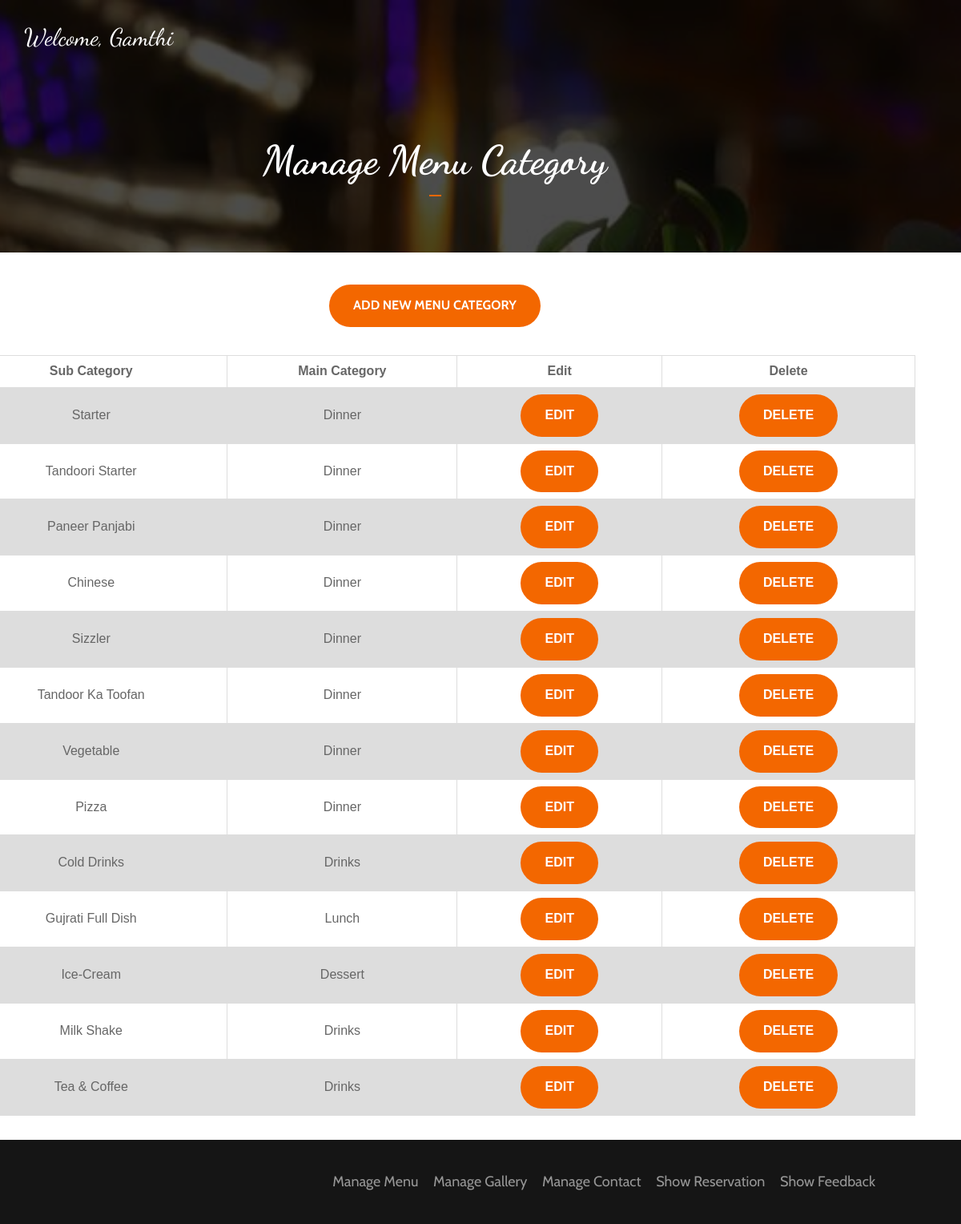
Screenshot of /Project/Project/risotto/Admin/mainmenu.php (signed in) with the database file from the repository.
### tables this page shows
CREATE TABLE `menu` (
  `sub_category_id` int(11) NOT NULL,
  `sub_category` varchar(255) NOT NULL,
  `main_category` varchar(255) NOT NULL
);

### Project/Project/risotto/Admin/mainmenu.php (the view, shortened to what this page needs)
<?php include("config.php");
?>
						<?php
include("header.php")
?>
<div class="banner-area">
			<div class="bg-image bg-parallax overlay" style="background-image:url(../img/IMG-20180708-WA0010.jpg)"></div>
			<div class="container">
				<div class="row">
					<div class="col-md-12 text-center">
						<h2 class="white-text title">Manage Menu Category</h2>
					</div>
				</div>
			</div>
		</div>
			<div class="container">
			<div class="row"style="margin-top: 30px; margin-bottom: 30px;">
			<center><a href="add_mainmenu.php"><button class='main-button' style='margin-top:10px;margin-bottom:35px;' name='edit'>Add New Menu Category</button></a></center>
				<div class="row">
					<form method="post">
					<?php $query = "select * from menu";
					$res = mysqli_query($db, $query);
					if(mysqli_num_rows($res) > 0) {
						echo "<table>
							<tr>
							<th>Sub Category</th>
							<th>Main Category</th>
							<th>Edit</th>
							<th>Delete</th>
						  </tr>";
						while($row = mysqli_fetch_array($res)) {
				?><tr>
				<td><?php echo $row['sub_category']; ?></td>
				<td><?php echo $row['main_category']; ?></td>
				<td><a href="edit_mainmenu.php?edit_sub_category_id=<?php echo $row['sub_category_id']; ?>" class="main-button">Edit</a></td>
				<td><a href="mainmenu.php?delete_sub_category_id=<?php echo $row['sub_category_id']; ?>" class="main-button" onclick="return confirm('Are You Sure To Delete This Item ?' )">Delete</a></td>
				</tr> <?php
						}
						echo "</table>";
					}
					?>
					</form>
				</div>
			</div>
		</div>
<?php   include("footer.php")  ?>

### Project/Project/risotto/Admin/header.php (shortened to what this page needs)
<!DOCTYPE html>
<html lang="en">
	<head>
		<link type="text/css" rel="stylesheet" href="css/bootstrap.min.css"/>
		<link type="text/css" rel="stylesheet" href="css/owl.carousel.css" />
		<link type="text/css" rel="stylesheet" href="css/owl.theme.default.css" />
		<link rel="stylesheet" href="css/font-awesome.min.css">
		<link type="text/css" rel="stylesheet" href="css/style.css"/>
    </head>
	<body>
		<header id="header">
			<div id="bottom-nav">
				<div class="container">
				<nav id="nav">
	<?php
	$fetch_name=mysqli_query($db,"select * from login where admin_name='".$_SESSION['uname']."'");
	$fetch_name_display=mysqli_fetch_array($fetch_name);
	?>
					<ul class="main-nav nav navbar-nav">
						<a href="home.php"<li class="white-text" style="font-family: 'Dancing Script', cursive;font-size:30px"><?php echo  "Welcome, ".$fetch_name_display['display_name'];?>
					</li></a>
					</ul>
				</nav>
				</div>
			</div>
		</header>

### Project/Project/risotto/Admin/css/style.css (style rules this page uses)
body { color:#969696; font-size:16px; overflow-x:hidden; font-family: 'Cabin', sans-serif; }
h1,h2,h3,h4,h5,h6 { font-weight:700; color:#151515; font-family: 'Dancing Script', cursive; }
h2 { font-size:50px; }
a { color:#151515; -webkit-transition:0.2s color; transition:0.2s color; }
ul,ol { margin: 0; padding: 0; list-style: none }
.white-text { color:#FFF; }
.title:after { content:""; display: block; width: 15px; height: 2px; background-color: #f36700; margin: 15px 0px 30px; }
.text-center .title:after { margin: 15px auto 30px; }
.bg-image { position:absolute; left:0; right:0; top:0; bottom:0; background-position:center; background-size:cover; z-index:-1; }
.bg-image.bg-parallax { background-attachment:fixed; }
.bg-image.overlay:after { content:""; position:absolute; left:0; right:0; top:0; bottom:0; opacity: 0.7; background-color:#000; }
.main-button { display:inline-block; padding:15px 30px; border:none; border-radius:40px; background-color:#f36700; color:#FFF; text-transform: uppercase; font-weight: 700; -webkit-transition:0.2s opacity; transition:0.2s opacity; }
#header { position:absolute; left:0; right:0; margin-top:15px; z-index:22; }
#header #bottom-nav .container { padding:10px 15px; }
.banner-area { position:relative; padding-bottom:40px; }

### Project/Project/risotto/Admin/mainmenu.php (style rules this page uses)
table { font-family: arial, sans-serif; border-collapse: collapse; width: 100%; color:#000000; }
td, th { border: 1px solid #dddddd; text-align: center; padding: 8px; color:#666666; }
tr:nth-child(even) { background-color: #dddddd; }

### rows the page displays
menu: sub_category "Starter", main_category "Dinner"
menu: sub_category "Tandoori Starter", main_category "Dinner"
menu: sub_category "Paneer Panjabi", main_category "Dinner"
menu: sub_category "Chinese", main_category "Dinner"
menu: sub_category "Sizzler", main_category "Dinner"
menu: sub_category "Tandoor Ka Toofan", main_category "Dinner"
menu: sub_category "Vegetable", main_category "Dinner"
menu: sub_category "Pizza", main_category "Dinner"
menu: sub_category "Cold Drinks", main_category "Drinks"
menu: sub_category "Gujrati Full Dish", main_category "Lunch"
menu: sub_category "Ice-Cream", main_category "Dessert"
menu: sub_category "Milk Shake", main_category "Drinks"
menu: sub_category "Tea & Coffee", main_category "Drinks"

### other values shown
$fetch_name_display['display_name'] "Gamthi"
